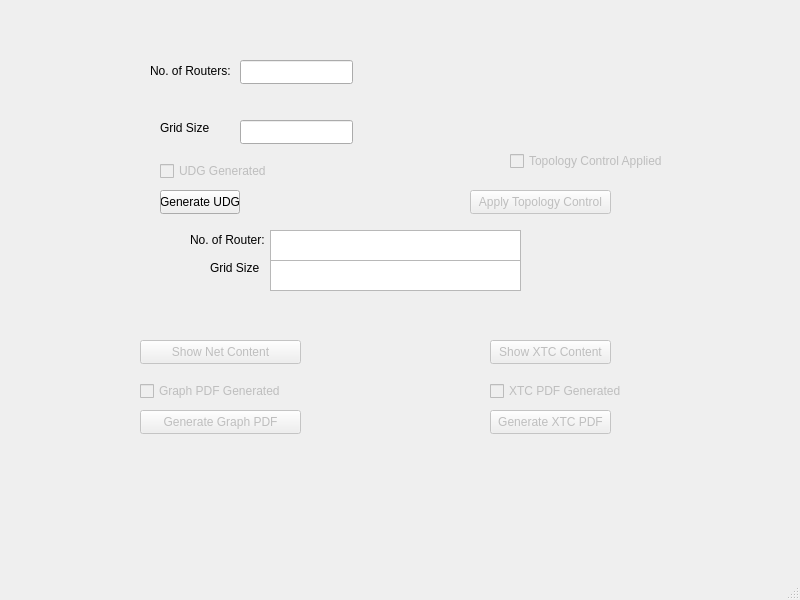
<?xml version="1.0" encoding="UTF-8"?>
<ui version="4.0">
 <class>MainWindow</class>
 <widget class="QMainWindow" name="MainWindow">
  <property name="geometry">
   <rect>
    <x>0</x>
    <y>0</y>
    <width>800</width>
    <height>600</height>
   </rect>
  </property>
  <property name="windowTitle">
   <string>MainWindow</string>
  </property>
  <widget class="QWidget" name="centralwidget">
   <widget class="QLabel" name="label">
    <property name="geometry">
     <rect>
      <x>150</x>
      <y>20</y>
      <width>181</width>
      <height>101</height>
     </rect>
    </property>
    <property name="text">
     <string>No. of Routers:</string>
    </property>
   </widget>
   <widget class="QLabel" name="label_2">
    <property name="geometry">
     <rect>
      <x>190</x>
      <y>230</y>
      <width>81</width>
      <height>20</height>
     </rect>
    </property>
    <property name="text">
     <string>No. of Router:</string>
    </property>
   </widget>
   <widget class="QLineEdit" name="routerInput">
    <property name="geometry">
     <rect>
      <x>240</x>
      <y>60</y>
      <width>113</width>
      <height>24</height>
     </rect>
    </property>
   </widget>
   <widget class="QPushButton" name="apply_button">
    <property name="enabled">
     <bool>false</bool>
    </property>
    <property name="geometry">
     <rect>
      <x>470</x>
      <y>190</y>
      <width>141</width>
      <height>24</height>
     </rect>
    </property>
    <property name="text">
     <string>Apply Topology Control</string>
    </property>
   </widget>
   <widget class="QPushButton" name="show_net_button">
    <property name="enabled">
     <bool>false</bool>
    </property>
    <property name="geometry">
     <rect>
      <x>140</x>
      <y>340</y>
      <width>161</width>
      <height>24</height>
     </rect>
    </property>
    <property name="text">
     <string>Show Net Content</string>
    </property>
   </widget>
   <widget class="QTextEdit" name="routerOutput">
    <property name="geometry">
     <rect>
      <x>270</x>
      <y>230</y>
      <width>251</width>
      <height>31</height>
     </rect>
    </property>
    <property name="readOnly">
     <bool>true</bool>
    </property>
   </widget>
   <widget class="QPushButton" name="generateButton">
    <property name="geometry">
     <rect>
      <x>160</x>
      <y>190</y>
      <width>80</width>
      <height>24</height>
     </rect>
    </property>
    <property name="text">
     <string>Generate UDG</string>
    </property>
   </widget>
   <widget class="QTextEdit" name="gridOutput">
    <property name="geometry">
     <rect>
      <x>270</x>
      <y>260</y>
      <width>251</width>
      <height>31</height>
     </rect>
    </property>
    <property name="readOnly">
     <bool>true</bool>
    </property>
   </widget>
   <widget class="QLabel" name="label_3">
    <property name="geometry">
     <rect>
      <x>160</x>
      <y>120</y>
      <width>49</width>
      <height>16</height>
     </rect>
    </property>
    <property name="text">
     <string>Grid Size:</string>
    </property>
   </widget>
   <widget class="QCheckBox" name="top_check">
    <property name="enabled">
     <bool>false</bool>
    </property>
    <property name="geometry">
     <rect>
      <x>510</x>
      <y>150</y>
      <width>161</width>
      <height>22</height>
     </rect>
    </property>
    <property name="text">
     <string>Topology Control Applied</string>
    </property>
    <property name="checkable">
     <bool>false</bool>
    </property>
   </widget>
   <widget class="QLabel" name="label_4">
    <property name="geometry">
     <rect>
      <x>210</x>
      <y>260</y>
      <width>49</width>
      <height>16</height>
     </rect>
    </property>
    <property name="text">
     <string>Grid Size:</string>
    </property>
   </widget>
   <widget class="QCheckBox" name="udg_check">
    <property name="enabled">
     <bool>false</bool>
    </property>
    <property name="geometry">
     <rect>
      <x>160</x>
      <y>160</y>
      <width>141</width>
      <height>22</height>
     </rect>
    </property>
    <property name="text">
     <string>UDG Generated</string>
    </property>
    <property name="checkable">
     <bool>false</bool>
    </property>
   </widget>
   <widget class="QLineEdit" name="gridInput">
    <property name="geometry">
     <rect>
      <x>240</x>
      <y>120</y>
      <width>113</width>
      <height>24</height>
     </rect>
    </property>
   </widget>
   <widget class="QPushButton" name="pushButton">
    <property name="enabled">
     <bool>false</bool>
    </property>
    <property name="geometry">
     <rect>
      <x>490</x>
      <y>340</y>
      <width>121</width>
      <height>24</height>
     </rect>
    </property>
    <property name="text">
     <string>Show XTC Content</string>
    </property>
   </widget>
   <widget class="QPushButton" name="graph_pdf_button">
    <property name="enabled">
     <bool>false</bool>
    </property>
    <property name="geometry">
     <rect>
      <x>140</x>
      <y>410</y>
      <width>161</width>
      <height>24</height>
     </rect>
    </property>
    <property name="text">
     <string>Generate Graph PDF</string>
    </property>
   </widget>
   <widget class="QPushButton" name="xtc_pdf_button">
    <property name="enabled">
     <bool>false</bool>
    </property>
    <property name="geometry">
     <rect>
      <x>490</x>
      <y>410</y>
      <width>121</width>
      <height>24</height>
     </rect>
    </property>
    <property name="text">
     <string>Generate XTC PDF</string>
    </property>
   </widget>
   <widget class="QCheckBox" name="graph_pdf_check">
    <property name="enabled">
     <bool>false</bool>
    </property>
    <property name="geometry">
     <rect>
      <x>140</x>
      <y>380</y>
      <width>141</width>
      <height>22</height>
     </rect>
    </property>
    <property name="text">
     <string>Graph PDF Generated</string>
    </property>
   </widget>
   <widget class="QCheckBox" name="XTC_pdf_check">
    <property name="enabled">
     <bool>false</bool>
    </property>
    <property name="geometry">
     <rect>
      <x>490</x>
      <y>380</y>
      <width>141</width>
      <height>22</height>
     </rect>
    </property>
    <property name="text">
     <string>XTC PDF Generated</string>
    </property>
   </widget>
  </widget>
  <widget class="QMenuBar" name="menubar">
   <property name="geometry">
    <rect>
     <x>0</x>
     <y>0</y>
     <width>800</width>
     <height>21</height>
    </rect>
   </property>
  </widget>
  <widget class="QStatusBar" name="statusbar"/>
 </widget>
 <resources/>
 <connections/>
</ui>
